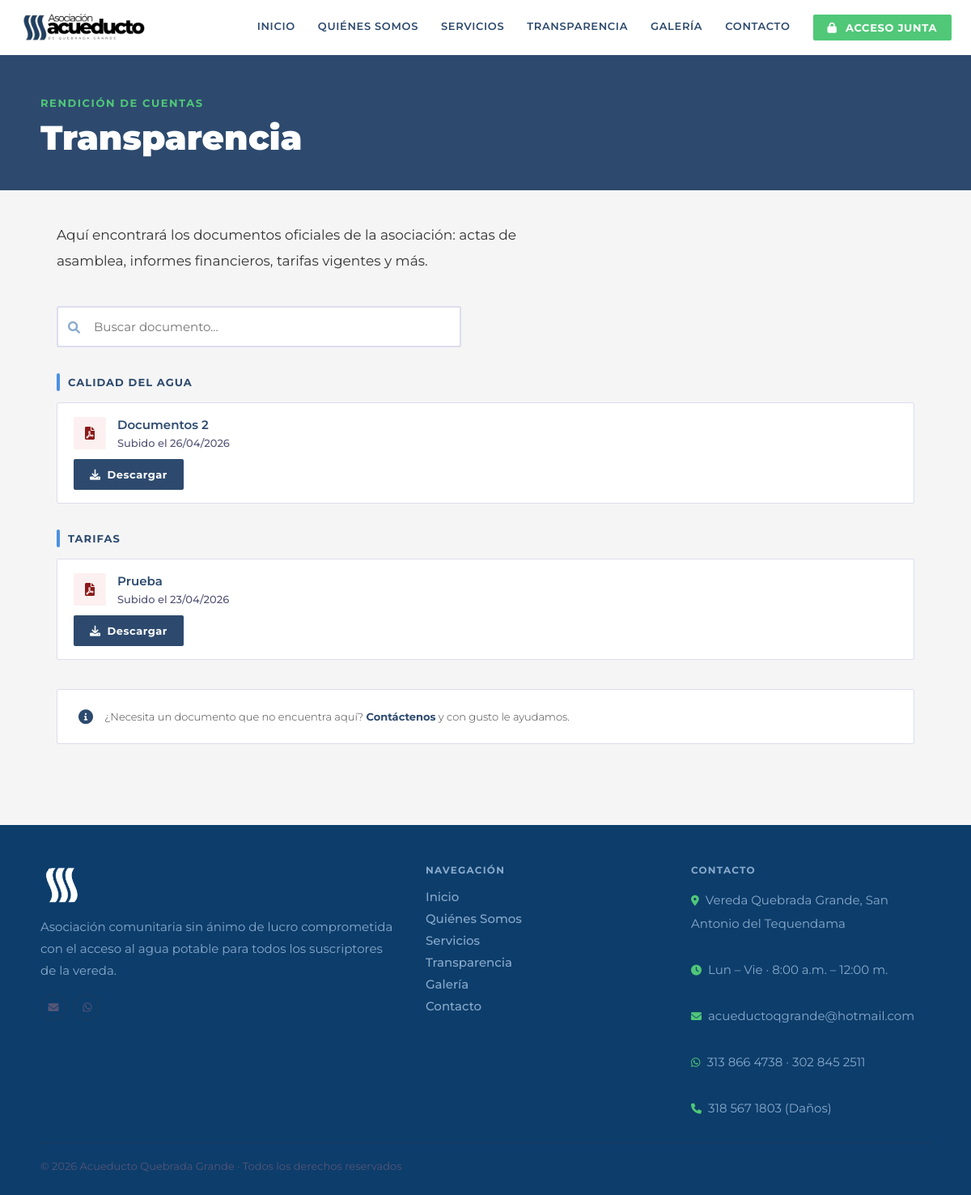
Before: /transparencia with the older database file.
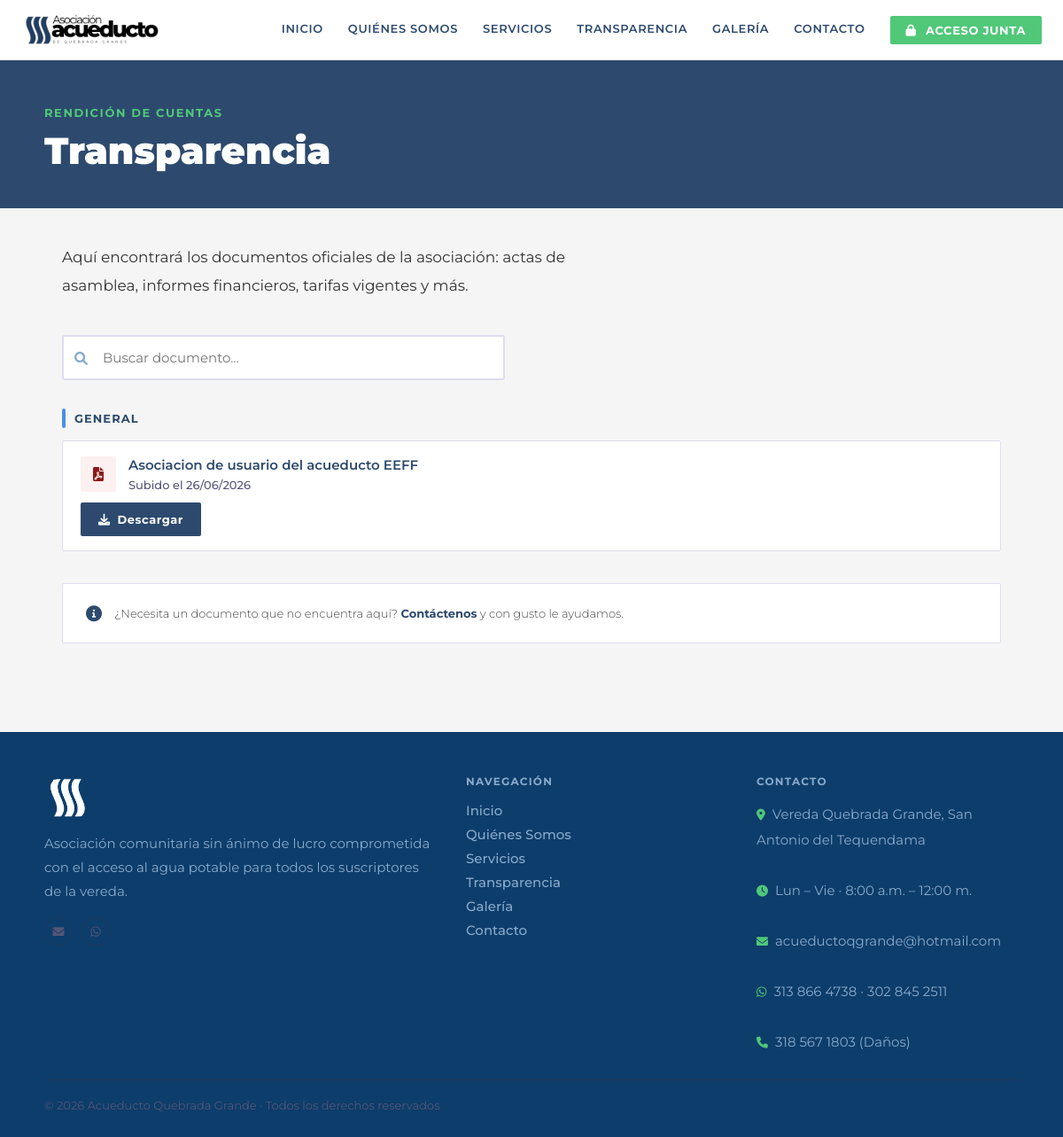
After: the same page with the newer database file.
### app.py (models this page shows)
class Documento(db.Model):
    id = db.Column(db.Integer, primary_key=True)
    nombre = db.Column(db.String(150), nullable=False)
    categoria = db.Column(db.String(50), nullable=False, default='General')
    ruta = db.Column(db.String(200), nullable=False)
    fecha = db.Column(db.DateTime, default=datetime.now)

### app.py (the view)
@app.route('/transparencia')
def transparencia():
    documentos = Documento.query.order_by(Documento.fecha.desc()).all()
    return render_template('transparencia.html', documentos=documentos)

### app.py (called while the page is built)
@app.after_request
def set_headers(response):
    response.headers['X-Frame-Options'] = 'SAMEORIGIN'
    response.headers['Content-Security-Policy'] = "frame-src 'self' https://www.google.com https://maps.google.com https://www.google.com/maps/"
    return response

@app.template_filter('fecha_es')
def fecha_es(dt):
    return f"{dt.day:02d}/{dt.month:02d}/{dt.year}"

### templates/transparencia.html (shortened to what this page needs)
{% extends "base.html" %}
{% block content %}
<div style="background:#2d4a6e; padding:48px 24px 40px;">
    <div style="max-width:1100px; margin:0 auto;">
        <p style="font-size:13px; font-weight:700; letter-spacing:0.12em; text-transform:uppercase; color:#50C878; margin-bottom:10px;">Rendición de cuentas</p>
        <h1 style="font-size:clamp(28px,4vw,42px); font-weight:900; color:#fff; line-height:1.2;">Transparencia</h1>
    </div>
</div>
<div class="container">
    <p style="font-size:17px; font-weight:400; color:#333; line-height:1.85; max-width:640px; margin-bottom:40px;">
        Aquí encontrará los documentos oficiales de la asociación: actas de asamblea, informes financieros, tarifas vigentes y más.
    </p>
    <div style="margin-bottom:32px;">
        <div style="position:relative; max-width:500px;">
            <i class="fas fa-search" style="position:absolute; left:14px; top:50%; transform:translateY(-50%); color:#88aacc; font-size:15px;"></i>
            <input type="text" id="buscador" placeholder="Buscar documento..."
                oninput="filtrarDocs()"
                style="width:100%; padding:14px 14px 14px 44px; border:2px solid #ddddee; border-radius:3px; font-family:'Montserrat',sans-serif; font-size:15px; outline:none; color:#333333; background:#fff; transition:border-color 0.2s;"
                onfocus="this.style.borderColor='#4A90E2'"
                onblur="this.style.borderColor='#ddddee'">
        </div>
    </div>
    {% if documentos %}
        {% set categorias = documentos | map(attribute='categoria') | unique | list %}
        {% for cat in categorias %}
        <div class="cat-block" style="margin-bottom:32px;">
            <div style="display:flex; align-items:center; gap:10px; margin-bottom:14px;">
                <div style="width:4px; height:22px; background:#4A90E2; border-radius:2px;"></div>
                <h2 style="font-size:13px; font-weight:700; letter-spacing:0.08em; text-transform:uppercase; color:#2d4a6e;">{{ cat }}</h2>
            </div>
            <div style="background:#fff; border:1px solid #ddddee; border-radius:2px; overflow:hidden;">
                {% for doc in documentos if doc.categoria == cat %}
                <div class="doc-row" style="display:flex; flex-direction:column; padding:16px 20px; border-bottom:1px solid #eeeef5; gap:12px; {% if loop.last %}border-bottom:none;{% endif %}">
                    <div style="display:flex; align-items:center; gap:14px;">
                        <div style="background:#fdf0f0; width:40px; height:40px; border-radius:2px; display:flex; align-items:center; justify-content:center; flex-shrink:0;">
                            <i class="fas fa-file-pdf" style="color:#8b1a1a; font-size:16px;"></i>
                        </div>
                        <div>
                            <p style="font-size:15px; font-weight:600; color:#2d4a6e; line-height:1.4;">{{ doc.nombre }}</p>
                            <p style="font-size:13px; font-weight:500; color:#555577; margin-top:4px;">Subido el {{ doc.fecha | fecha_es }}</p>
                        </div>
                    </div>
                    <a href="/documentos/{{ doc.ruta }}" target="_blank"
                        style="display:inline-flex; align-items:center; gap:8px; background:#2d4a6e; color:#fff; font-family:'Montserrat',sans-serif; font-size:13px; font-weight:700; padding:11px 20px; border-radius:2px; text-decoration:none; letter-spacing:0.04em; align-self:flex-start;">
                        <i class="fas fa-download"></i> Descargar
                    </a>
                </div>
                {% endfor %}
            </div>
        </div>
        {% endfor %}
    {% endif %}
    <div style="margin-top:36px; border:1px solid #ddddee; padding:22px 26px; border-radius:2px; display:flex; align-items:center; gap:14px; background:#fff;">
        <i class="fas fa-info-circle" style="color:#2d4a6e; font-size:18px; flex-shrink:0;"></i>
        <p style="font-size:13px; font-weight:300; color:#444; line-height:1.7;">¿Necesita un documento que no encuentra aquí? <a href="/contacto" style="color:#2d4a6e; font-weight:700; text-decoration:none;">Contáctenos</a> y con gusto le ayudamos.</p>
    </div>
</div>
{% endblock %}

### templates/base.html (shortened to what this page needs)
<!DOCTYPE html>
<html lang="es">
<head>
    <link rel="preload" as="style" href="https://cdnjs.cloudflare.com/ajax/libs/font-awesome/6.0.0/css/all.min.css" onload="this.onload=null;this.rel='stylesheet'">
    <link rel="stylesheet" href="{{ url_for('static', filename='css/style.css') }}">
</head>
<body>
<nav>
    <div class="nav-inner">
        <a href="/" class="nav-logo">
                <img src="{{ url_for('static', filename='media/logo_horizontal_sin_fondo.png') }}" alt="Acueducto Quebrada Grande" style="height:44px; width:auto; display:block;">
            </a>
        <div class="nav-links">
            <a href="/">Inicio</a>
            <a href="/nosotros">Quiénes Somos</a>
            <a href="/servicios">Servicios</a>
            <a href="/transparencia">Transparencia</a>
            <a href="/galeria">Galería</a>
            <a href="/contacto">Contacto</a>
            {% if session.get('admin') %}
                <a href="/admin">Panel</a>
                <a href="/logout" class="nav-btn-danger">Cerrar Sesión</a>
            {% else %}
                <a href="/login" class="nav-btn"><i class="fas fa-lock" style="margin-right:6px;"></i> Acceso Junta</a>
            {% endif %}
        </div>
    </div>
</nav>
<main>
    {% block content %}{% endblock %}
</main>
{% if request.path != "/admin" %}
<footer>
    <div class="footer-inner">
        <div>
            <div class="footer-brand">
                <img src="{{ url_for('static', filename='media/isotipo_sin_fondo.png') }}" alt="Acueducto Quebrada Grande" style="height:52px; width:auto; filter:brightness(0) invert(1);">
            </div>
            <p class="footer-desc">Asociación comunitaria sin ánimo de lucro comprometida con el acceso al agua potable para todos los suscriptores de la vereda.</p>
            <div class="footer-social">
                <a href="mailto:acueductoqgrande@hotmail.com" title="Correo electrónico"><i class="fas fa-envelope"></i></a>
                <a href="https://wa.me/573138664738" title="WhatsApp Usuarios"><i class="fab fa-whatsapp"></i></a>
            </div>
        </div>
        <div>
            <p class="footer-heading">Navegación</p>
            <div class="footer-links">
                <a href="/">Inicio</a>
                <a href="/nosotros">Quiénes Somos</a>
                <a href="/servicios">Servicios</a>
                <a href="/transparencia">Transparencia</a>
                <a href="/galeria">Galería</a>
                <a href="/contacto">Contacto</a>
            </div>
        </div>
        <div>
            <p class="footer-heading">Contacto</p>
            <p class="footer-info">
                <i class="fas fa-map-marker-alt"></i>Vereda Quebrada Grande, San Antonio del Tequendama<br><br>
                <i class="fas fa-clock"></i>Lun – Vie · 8:00 a.m. – 12:00 m.<br><br>
                <i class="fas fa-envelope"></i>acueductoqgrande@hotmail.com<br><br>
                <i class="fab fa-whatsapp"></i>313 866 4738 · 302 845 2511<br><br>
                <i class="fas fa-phone"></i>318 567 1803 (Daños)
            </p>
        </div>
    </div>
    <div class="footer-bottom">
        <span>© 2026 Acueducto Quebrada Grande · Todos los derechos reservados</span>
    </div>
</footer>
{% endif %}
</body>
</html>

### static/css/style.css (style rules this page uses)
* { box-sizing: border-box; margin: 0; padding: 0; }
:root { --marino: #1a6fa8; --marino2: #1a6fa8; --dorado: #50C878; --verde: #4A90E2; --verde2: #3a7acc; --gris: #F5F5F5; --texto: #333333; --suave: #444466; }
body { font-family: 'Montserrat', sans-serif; font-size: 17px; background: var(--gris); color: var(--texto); display: flex; flex-direction: column; min-height: 100vh; }
nav { background: #ffffff; border-bottom: 3px solid #2d4a6e; position: sticky; top: 0; z-index: 100; }
.nav-inner { max-width: 1200px; margin: 0 auto; padding: 0 24px; display: flex; justify-content: space-between; align-items: center; height: 68px; }
.nav-logo { display: flex; align-items: center; gap: 10px; text-decoration: none; }
.nav-links { display: none; align-items: center; gap: 28px; }
@media (min-width: 820px) { .nav-links { display: flex; } }
.nav-links a { color: #2d4a6e; text-decoration: none; font-size: 13px; font-weight: 600; letter-spacing: 0.05em; text-transform: uppercase; position: relative; padding-bottom: 4px; }
.nav-links a::after { content: ''; position: absolute; bottom: 0; left: 0; width: 0; height: 2px; background: #2d4a6e; transition: width 0.25s ease; }
.nav-btn { background: #50C878; color: #fff !important; padding: 8px 18px; border-radius: 2px; font-weight: 700 !important; padding-bottom: 8px !important; }
.nav-btn::after { display: none !important; }
main { flex-grow: 1; }
.container { max-width: 1100px; margin: 0 auto; padding: 40px 20px; }
footer { background: #0d3d6b; color: #88aacc; padding: 48px 24px 28px; margin-top: 60px; }
.footer-inner { max-width: 1100px; margin: 0 auto; display: grid; grid-template-columns: 1fr; gap: 32px; }
@media (min-width: 640px) { .footer-inner { grid-template-columns: 1.5fr 1fr 1fr; } }
.footer-brand { display: flex; align-items: center; gap: 8px; margin-bottom: 12px; }
.footer-desc { font-size: 15px; font-weight: 400; line-height: 1.8; color: #88aacc; }
.footer-social { display: flex; gap: 10px; margin-top: 16px; }
.footer-social a { width: 32px; height: 32px; border-radius: 50%; border: 1px solid #1e3a5c; display: flex; align-items: center; justify-content: center; color: #555577; text-decoration: none; font-size: 13px; transition: border-color 0.2s, color 0.2s; }
.footer-heading { font-size: 12px; font-weight: 700; letter-spacing: 0.1em; text-transform: uppercase; color: #88aacc; margin-bottom: 16px; }
.footer-links { display: flex; flex-direction: column; gap: 8px; }
.footer-links a { color: #88aacc; text-decoration: none; font-size: 15px; font-weight: 500; transition: color 0.2s; }
.footer-info { font-size: 15px; font-weight: 400; line-height: 1.9; color: #88aacc; }
.footer-info i { color: var(--dorado); margin-right: 8px; font-size: 13px; }
.footer-bottom { max-width: 1100px; margin: 28px auto 0; padding-top: 20px; border-top: 1px solid #1e3a5c; display: flex; flex-direction: column; gap: 6px; font-size: 13px; font-weight: 400; text-align: center; color: #555577; }
@media (min-width: 640px) { .footer-bottom { flex-direction: row; justify-content: space-between; text-align: left; } }

Changed rows visible on the page:
removed Documento: categoria "CALIDAD DEL AGUA", nombre "Documentos 2", fecha|fecha_es "26/04/2026"
removed Documento: categoria "TARIFAS", nombre "Prueba", fecha|fecha_es "23/04/2026"
added Documento: categoria "GENERAL", nombre "Asociacion de usuario del acueducto EEFF", fecha|fecha_es "26/06/2026"
